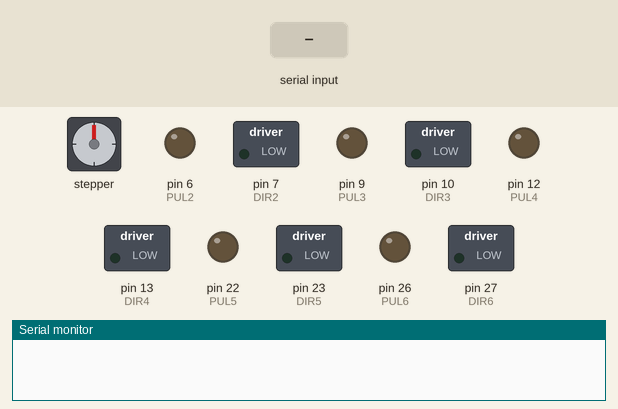
A sketch run on a simulated Arduino Mega 2560, built with avr-gcc and run on an emulated ATmega2560. Shown: stepper motor, switched loads named in the sketch (green lamp = pin HIGH), output pins drawn as LEDs (lit = HIGH), the last lines printed to the serial monitor. Wiring (inferred from the names in the program): stepper motor driver (200 steps per turn assumed): step pin 3; direction pin 4. The inputs (shaded band) are chosen by the test bench. Pins used as bus, display or sensor lines are not drawn.

Above: at 1.2 s.
1.3 s: "1" received over Serial
At 5.6 s:
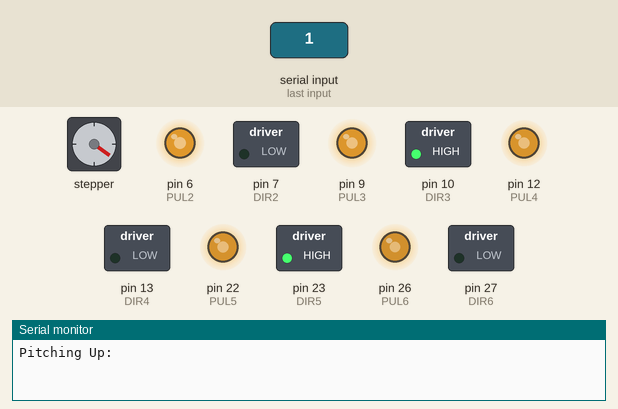
7.3 s: "2" received over Serial
10.3 s: "3" received over Serial
At 12.5 s:
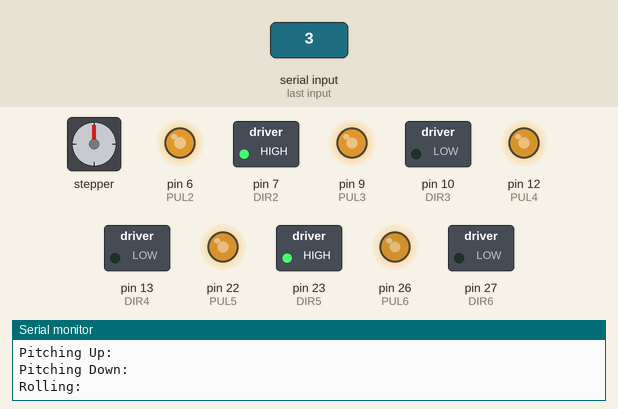
19.3 s: "1" received over Serial
At 23.23 s:
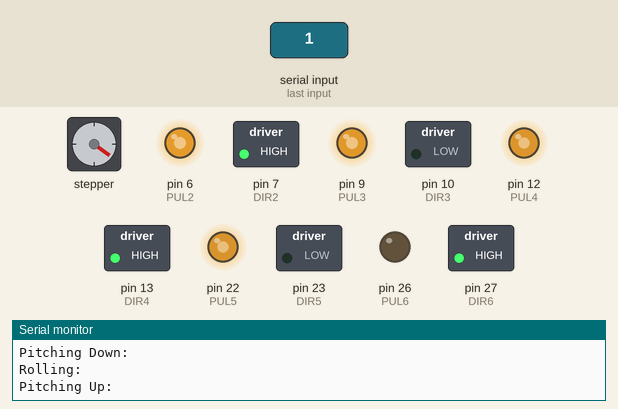
Timing chart, 0 to 23.3 s (numbered marks = the images above; inputs shaded):
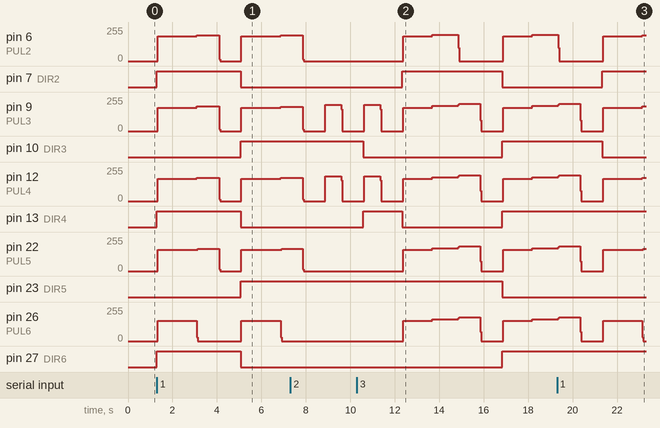

The sketch:

Base_Platform_v3.1.1.ino
```cpp
/*programmer: Pedro Medellin
  Organization: California State University Fullerton
  Project: Base platform for PacMin interactive plane model.
  Version: 3 .1- This version has states for different states of the plane.
  Pitch in both directions and one roll state, as provided.*/

volatile char state;
//steps= 25600
//motor declarations
//motor1
int PUL = 3; //define Pulse pin
int DIR = 4; //define Direction pin
//int ENA=7; //define Enable Pin
/////////
//motor2
int PUL2 = 6; //define Pulse pin
int DIR2 = 7; //define Direction pin
//int ENA2=10; //define Enable Pin
/////////
//motor3
int PUL3 = 9; //define Pulse pin
int DIR3 = 10; //define Direction pin
//int ENA3=24; //define Enable Pin
/////////
//motor4
int PUL4 = 12; //define Pulse pin
int DIR4 = 13; //define Direction pin
//int ENA4=27; //define Enable Pin
/////////
//motor5
int PUL5 = 22; //define Pulse pin
int DIR5 = 23; //define Direction pin
//int ENA5=30; //define Enable Pin
/////////
//motor6
int PUL6 = 26; //define Pulse pin
int DIR6 = 27; //define Direction pin
//int ENA6=33; //define Enable Pin
//////end of motor declaration


void setup() {
  pinMode (PUL, OUTPUT);
  pinMode (DIR, OUTPUT);
  pinMode (PUL2, OUTPUT);
  pinMode (DIR2, OUTPUT);
  pinMode (PUL3, OUTPUT);
  pinMode (DIR3, OUTPUT);
  pinMode (PUL4, OUTPUT);
  pinMode (DIR4, OUTPUT);
  pinMode (PUL5, OUTPUT);
  pinMode (DIR5, OUTPUT);
  pinMode (PUL6, OUTPUT);
  pinMode (DIR6, OUTPUT);
  Serial.begin(9600);
}

void loop() {
  state = Serial.read();
//  while (Serial.available()) {

    if (state == '1') {
      Serial.println("Pitching Up:");
      pitch_U();
      delay(1000);
      neg_pitch_U();
      delay(1000);
    }
    if (state == '2') {
      Serial.println("Pitching Down:");
      pitch_D();
      delay(1000);
      neg_pitch_D();
      delay(1000);
    }
    if (state == '3') {
      Serial.println("Rolling:");
      roll();
      delay(1000);
      neg_roll();
      delay(1000);
    }


//  }
}

//There is something wrong with a couple of these states. The motors stop running despite the fact that they are supposed to be running.
void pitch_D() {
    for (int i = 0; i < 2961*47;) {
    while(i<=2207*47){
      digitalWrite(DIR, HIGH); //dir High = backward motor1
      digitalWrite(PUL, HIGH);
      digitalWrite(DIR2, LOW); //dir High = backward motor1
      digitalWrite(PUL2, HIGH);
      digitalWrite(DIR3, HIGH); //dir High = backward motor1
      digitalWrite(PUL3, HIGH);
      digitalWrite(DIR4, LOW); //dir High = backward motor1
      digitalWrite(PUL4, HIGH);
      digitalWrite(DIR5, HIGH); //dir High = backward motor1
      digitalWrite(PUL5, HIGH);
      digitalWrite(DIR6, LOW); //dir High = backward motor1
      digitalWrite(PUL6, HIGH);
      delayMicroseconds(50);
      digitalWrite(PUL, LOW);
      digitalWrite(PUL2, LOW);
      digitalWrite(PUL3, LOW);
      digitalWrite(PUL4, LOW);
      digitalWrite(PUL5, LOW);
      digitalWrite(PUL6, LOW);
      i++;
      }

      while(i<=2347*47&&i>=2207*47){
      digitalWrite(DIR2, LOW); //dir High = backward motor1
      digitalWrite(PUL2, HIGH);
      digitalWrite(DIR3, HIGH); //dir High = backward motor1
      digitalWrite(PUL3, HIGH);
      digitalWrite(DIR4, LOW); //dir High = backward motor1
      digitalWrite(PUL4, HIGH);
      digitalWrite(DIR5, HIGH); //dir High = backward motor1
      digitalWrite(PUL5, HIGH);

      delayMicroseconds(50);
      digitalWrite(PUL, LOW);
      digitalWrite(PUL2, LOW);
      digitalWrite(PUL3, LOW);
      digitalWrite(PUL4, LOW);
      digitalWrite(PUL5, LOW);
      digitalWrite(PUL6, LOW);
      i++;
      }

      while(i<=2961*47&&i>=2347*47){
      digitalWrite(DIR3, HIGH); //dir High = backward motor1
      digitalWrite(PUL3, HIGH);
      digitalWrite(DIR4, LOW); //dir High = backward motor1
      digitalWrite(PUL4, HIGH);

      delayMicroseconds(50);
      digitalWrite(PUL, LOW);
      digitalWrite(PUL2, LOW);
      digitalWrite(PUL3, LOW);
      digitalWrite(PUL4, LOW);
      digitalWrite(PUL5, LOW);
      digitalWrite(PUL6, LOW);
      i++;
      }
    }
}

void neg_pitch_D() {
  ///////////////////////////////////////////////////
  //reverse pitch down
    for (int i = 0; i < 2961*47;) {
    while(i<=2207*47){
      digitalWrite(DIR, LOW); //dir High = backward motor1
      digitalWrite(PUL, HIGH);

      digitalWrite(DIR2, HIGH); //dir High = backward motor1
      digitalWrite(PUL2, HIGH);

      digitalWrite(DIR3, LOW); //dir High = backward motor1
      digitalWrite(PUL3, HIGH);

      digitalWrite(DIR4, HIGH); //dir High = backward motor1
      digitalWrite(PUL4, HIGH);

      digitalWrite(DIR5, LOW); //dir High = backward motor1
      digitalWrite(PUL5, HIGH);

      digitalWrite(DIR6, HIGH); //dir High = backward motor1
      digitalWrite(PUL6, HIGH);
      delayMicroseconds(50);

      digitalWrite(PUL, LOW);
      digitalWrite(PUL2, LOW);
      digitalWrite(PUL3, LOW);
      digitalWrite(PUL4, LOW);
      digitalWrite(PUL5, LOW);
      digitalWrite(PUL6, LOW);
      i++;
      }

      while(i<=2347*47&&i>=2207*47){
      digitalWrite(DIR2, HIGH); //dir High = backward motor1
      digitalWrite(PUL2, HIGH);

      digitalWrite(DIR3, LOW); //dir High = backward motor1
      digitalWrite(PUL3, HIGH);

      digitalWrite(DIR4, HIGH); //dir High = backward motor1
      digitalWrite(PUL4, HIGH);

      digitalWrite(DIR5, LOW); //dir High = backward motor1
      digitalWrite(PUL5, HIGH);
      delayMicroseconds(50);
      digitalWrite(PUL, LOW);
      digitalWrite(PUL2, LOW);
      digitalWrite(PUL3, LOW);
      digitalWrite(PUL4, LOW);
      digitalWrite(PUL5, LOW);
      digitalWrite(PUL6, LOW);
      i++;
      }

      while(i<=2961*47&&i>=2347*47){
      digitalWrite(DIR3, LOW); //dir High = backward motor1
      digitalWrite(PUL3, HIGH);

      digitalWrite(DIR4, HIGH); //dir High = backward motor1
      digitalWrite(PUL4, HIGH);

      delayMicroseconds(50);
      digitalWrite(PUL, LOW);
      digitalWrite(PUL2, LOW);
      digitalWrite(PUL3, LOW);
      digitalWrite(PUL4, LOW);
      digitalWrite(PUL5, LOW);
      digitalWrite(PUL6, LOW);
      i++;
      }
    }
}
///////////////////////////////////////////////////////////////////////////////
//
void pitch_U() {
  //pitch up
      for (int i = 0; i < 2928*47;) {
    while(i<=1695*47){
      digitalWrite(DIR, LOW); //dir High = backward motor1
      digitalWrite(PUL, HIGH);

      digitalWrite(DIR2, HIGH); //dir High = backward motor1
      digitalWrite(PUL2, HIGH);

      digitalWrite(DIR3, LOW); //dir High = backward motor1
      digitalWrite(PUL3, HIGH);

      digitalWrite(DIR4, HIGH); //dir High = backward motor1
      digitalWrite(PUL4, HIGH);

      digitalWrite(DIR5, LOW); //dir High = backward motor1
      digitalWrite(PUL5, HIGH);

      digitalWrite(DIR6, HIGH); //dir High = backward motor1
      digitalWrite(PUL6, HIGH);
      delayMicroseconds(50);
      digitalWrite(PUL, LOW);
      digitalWrite(PUL2, LOW);
      digitalWrite(PUL3, LOW);
      digitalWrite(PUL4, LOW);
      digitalWrite(PUL5, LOW);
      digitalWrite(PUL6, LOW);
      i++;
      }

      while(i<=1889*47&&i>=1695*47){
      digitalWrite(DIR2, HIGH); //dir High = backward motor1
      digitalWrite(PUL2, HIGH);

      digitalWrite(DIR3, LOW); //dir High = backward motor1
      digitalWrite(PUL3, HIGH);

      digitalWrite(DIR4, HIGH); //dir High = backward motor1
      digitalWrite(PUL4, HIGH);

      digitalWrite(DIR5, LOW); //dir High = backward motor1
      digitalWrite(PUL5, HIGH);
      delayMicroseconds(50);
      digitalWrite(PUL, LOW);
      digitalWrite(PUL2, LOW);
      digitalWrite(PUL3, LOW);
      digitalWrite(PUL4, LOW);
      digitalWrite(PUL5, LOW);
      digitalWrite(PUL6, LOW);
      i++;
      }

      while(i<=2928*47&&i>=1889*47){
      digitalWrite(DIR3, LOW); //dir High = backward motor1
      digitalWrite(PUL3, HIGH);

      digitalWrite(DIR4, HIGH); //dir High = backward motor1
      digitalWrite(PUL4, HIGH);

      delayMicroseconds(50);
      digitalWrite(PUL, LOW);
      digitalWrite(PUL2, LOW);
      digitalWrite(PUL3, LOW);
      digitalWrite(PUL4, LOW);
      digitalWrite(PUL5, LOW);
      digitalWrite(PUL6, LOW);
      i++;
      }
    }
}
////reverse pitchup
void neg_pitch_U() {
        for (int i = 0; i < 2928*47;) {
    while(i<=1695*47){
      digitalWrite(DIR, HIGH); //dir High = backward motor1
      digitalWrite(PUL, HIGH);

      digitalWrite(DIR2, LOW); //dir High = backward motor1
      digitalWrite(PUL2, HIGH);

      digitalWrite(DIR3, HIGH); //dir High = backward motor1
      digitalWrite(PUL3, HIGH);

      digitalWrite(DIR4, LOW); //dir High = backward motor1
      digitalWrite(PUL4, HIGH);

      digitalWrite(DIR5, HIGH); //dir High = backward motor1
      digitalWrite(PUL5, HIGH);

      digitalWrite(DIR6, LOW); //dir High = backward motor1
      digitalWrite(PUL6, HIGH);
      delayMicroseconds(50);
      digitalWrite(PUL, LOW);
      digitalWrite(PUL2, LOW);
      digitalWrite(PUL3, LOW);
      digitalWrite(PUL4, LOW);
      digitalWrite(PUL5, LOW);
      digitalWrite(PUL6, LOW);
      i++;
      }

      while(i<=1889*47&&i>=1695*47){
      digitalWrite(DIR2, LOW); //dir High = backward motor1
      digitalWrite(PUL2, HIGH);

      digitalWrite(DIR3, HIGH); //dir High = backward motor1
      digitalWrite(PUL3, HIGH);

      digitalWrite(DIR4, LOW); //dir High = backward motor1
      digitalWrite(PUL4, HIGH);

      digitalWrite(DIR5, HIGH); //dir High = backward motor1
      digitalWrite(PUL5, HIGH);

      delayMicroseconds(50);
      digitalWrite(PUL, LOW);
      digitalWrite(PUL2, LOW);
      digitalWrite(PUL3, LOW);
      digitalWrite(PUL4, LOW);
      digitalWrite(PUL5, LOW);
      digitalWrite(PUL6, LOW);
      i++;
      }

      while(i<=2928*47&&i>=1889*47){
      digitalWrite(DIR3, HIGH); //dir High = backward motor1
      digitalWrite(PUL3, HIGH);
      digitalWrite(DIR4, HIGH); //dir High = backward motor1
      digitalWrite(PUL4, HIGH);

      delayMicroseconds(50);
      digitalWrite(PUL, LOW);
      digitalWrite(PUL2, LOW);
      digitalWrite(PUL3, LOW);
      digitalWrite(PUL4, LOW);
      digitalWrite(PUL5, LOW);
      digitalWrite(PUL6, LOW);
      i++;
      }
    }
}///////////////////////////////////////////////////////////////////

////ROLL
void roll() {
for (int i = 0; i < 1450*47;) {
    while(i<=225*47){
      digitalWrite(DIR, HIGH); //dir High = backward motor1
      digitalWrite(PUL, HIGH);

      digitalWrite(DIR2, HIGH); //dir High = backward motor1
      digitalWrite(PUL2, HIGH);

      digitalWrite(DIR3, LOW); //dir High = backward motor1
      digitalWrite(PUL3, HIGH);

      digitalWrite(DIR4, LOW); //dir High = backward motor1
      digitalWrite(PUL4, HIGH);

      digitalWrite(DIR5, HIGH); //dir High = backward motor1
      digitalWrite(PUL5, HIGH);

      digitalWrite(DIR6, LOW); //dir High = backward motor1
      digitalWrite(PUL6, HIGH);
      delayMicroseconds(50);
      digitalWrite(PUL, LOW);
      digitalWrite(PUL2, LOW);
      digitalWrite(PUL3, LOW);
      digitalWrite(PUL4, LOW);
      digitalWrite(PUL5, LOW);
      digitalWrite(PUL6, LOW);
      i++;
      }

      while(i<=440*47&&i>=225*47){
      digitalWrite(DIR2, HIGH); //dir High = backward motor1
      digitalWrite(PUL2, HIGH);

      digitalWrite(DIR3, LOW); //dir High = backward motor1
      digitalWrite(PUL3, HIGH);

      digitalWrite(DIR4, LOW); //dir High = backward motor1
      digitalWrite(PUL4, HIGH);

      digitalWrite(DIR5, HIGH); //dir High = backward motor1
      digitalWrite(PUL5, HIGH);

      digitalWrite(DIR6, LOW); //dir High = backward motor1
      digitalWrite(PUL6, HIGH);
      delayMicroseconds(50);
      digitalWrite(PUL, LOW);
      digitalWrite(PUL2, LOW);
      digitalWrite(PUL3, LOW);
      digitalWrite(PUL4, LOW);
      digitalWrite(PUL5, LOW);
      digitalWrite(PUL6, LOW);
      i++;
      }

      while(i<=637*47&&i>=440*47){
      digitalWrite(DIR3, LOW); //dir High = backward motor1
      digitalWrite(PUL3, HIGH);

      digitalWrite(DIR4, LOW); //dir High = backward motor1
      digitalWrite(PUL4, HIGH);

      digitalWrite(DIR5, HIGH); //dir High = backward motor1
      digitalWrite(PUL5, HIGH);

      digitalWrite(DIR6, LOW); //dir High = backward motor1
      digitalWrite(PUL6, HIGH);
      delayMicroseconds(50);
      digitalWrite(PUL, LOW);
      digitalWrite(PUL2, LOW);
      digitalWrite(PUL3, LOW);
      digitalWrite(PUL4, LOW);
      digitalWrite(PUL5, LOW);
      digitalWrite(PUL6, LOW);
      i++;
      }

      while(i<=809*47&&i>=637*47){
      digitalWrite(DIR4, LOW); //dir High = backward motor1
      digitalWrite(PUL4, HIGH);

      digitalWrite(DIR5, HIGH); //dir High = backward motor1
      digitalWrite(PUL5, HIGH);

      digitalWrite(DIR6, LOW); //dir High = backward motor1
      digitalWrite(PUL6, HIGH);
      delayMicroseconds(50);
      digitalWrite(PUL, LOW);
      digitalWrite(PUL2, LOW);
      digitalWrite(PUL3, LOW);
      digitalWrite(PUL4, LOW);
      digitalWrite(PUL5, LOW);
      digitalWrite(PUL6, LOW);
      i++;
      }

      while(i<=1058*47&&i>=809*47){

      digitalWrite(DIR4, LOW); //dir High = backward motor1
      digitalWrite(PUL4, HIGH);

      digitalWrite(DIR5, HIGH); //dir High = backward motor1
      digitalWrite(PUL5, HIGH);

      delayMicroseconds(50);
      digitalWrite(PUL, LOW);
      digitalWrite(PUL2, LOW);
      digitalWrite(PUL3, LOW);
      digitalWrite(PUL4, LOW);
      digitalWrite(PUL5, LOW);
      digitalWrite(PUL6, LOW);
      i++;
      }

      while(i<=1450*47&&i>=1058*47){
       digitalWrite(DIR5, HIGH); //dir High = backward motor1
       digitalWrite(PUL5, HIGH);

      delayMicroseconds(50);
      digitalWrite(PUL, LOW);
      digitalWrite(PUL2, LOW);
      digitalWrite(PUL3, LOW);
      digitalWrite(PUL4, LOW);
      digitalWrite(PUL5, LOW);
      digitalWrite(PUL6, LOW);
      i++;
      }
    }
}
////negative ROLL
void neg_roll() {
for (int i = 0; i < 1450*47;) {
    while(i<=225*47){
      digitalWrite(DIR, LOW); //dir High = backward motor1
      digitalWrite(PUL, HIGH);

      digitalWrite(DIR2, LOW); //dir High = backward motor1
      digitalWrite(PUL2, HIGH);

      digitalWrite(DIR3, HIGH); //dir High = backward motor1
      digitalWrite(PUL3, HIGH);

      digitalWrite(DIR4, HIGH); //dir High = backward motor1
      digitalWrite(PUL4, HIGH);

      digitalWrite(DIR5, LOW); //dir High = backward motor1
      digitalWrite(PUL5, HIGH);

      digitalWrite(DIR6, HIGH); //dir High = backward motor1
      digitalWrite(PUL6, HIGH);

      delayMicroseconds(50);
      digitalWrite(PUL, LOW);
      digitalWrite(PUL2, LOW);
      digitalWrite(PUL3, LOW);
      digitalWrite(PUL4, LOW);
      digitalWrite(PUL5, LOW);
      digitalWrite(PUL6, LOW);
      i++;
      }

      while(i<=440*47&&i>=225*47){
      digitalWrite(DIR2, LOW); //dir High = backward motor1
      digitalWrite(PUL2, HIGH);

      digitalWrite(DIR3, HIGH); //dir High = backward motor1
      digitalWrite(PUL3, HIGH);

      digitalWrite(DIR4, HIGH); //dir High = backward motor1
      digitalWrite(PUL4, HIGH);

      digitalWrite(DIR5, LOW); //dir High = backward motor1
      digitalWrite(PUL5, HIGH);

      digitalWrite(DIR6, HIGH); //dir High = backward motor1
      digitalWrite(PUL6, HIGH);

      delayMicroseconds(50);
      digitalWrite(PUL, LOW);
      digitalWrite(PUL2, LOW);
      digitalWrite(PUL3, LOW);
      digitalWrite(PUL4, LOW);
      digitalWrite(PUL5, LOW);
      digitalWrite(PUL6, LOW);
      i++;
      }

      while(i<=637*47&&i>=440*47){
      digitalWrite(DIR3, HIGH); //dir High = backward motor1
      digitalWrite(PUL3, HIGH);

      digitalWrite(DIR4, HIGH); //dir High = backward motor1
      digitalWrite(PUL4, HIGH);

      digitalWrite(DIR5, LOW); //dir LOW = backward motor1
      digitalWrite(PUL5, HIGH);

      digitalWrite(DIR6, HIGH); //dir High = backward motor1
      digitalWrite(PUL6, HIGH);
      delayMicroseconds(50);
      digitalWrite(PUL, LOW);
      digitalWrite(PUL2, LOW);
      digitalWrite(PUL3, LOW);
      digitalWrite(PUL4, LOW);
      digitalWrite(PUL5, LOW);
      digitalWrite(PUL6, LOW);
      i++;
      }

      while(i<=809*47&&i>=637*47){
      digitalWrite(DIR4, HIGH); //dir High = backward motor1
      digitalWrite(PUL4, HIGH);

      digitalWrite(DIR5, LOW); //dir High = backward motor1
      digitalWrite(PUL5, HIGH);

      digitalWrite(DIR6, HIGH); //dir High = backward motor1
      digitalWrite(PUL6, HIGH);

      digitalWrite(PUL, LOW);
      digitalWrite(PUL2, LOW);
      digitalWrite(PUL3, LOW);
      digitalWrite(PUL4, LOW);
      digitalWrite(PUL5, LOW);
      digitalWrite(PUL6, LOW);
      i++;
      }

      while(i<=1058*47&&i>=809*47){

      digitalWrite(DIR4, HIGH); //dir High = backward motor1
      digitalWrite(PUL4, HIGH);

      digitalWrite(DIR5, LOW); //dir High = backward motor1
      digitalWrite(PUL5, HIGH);

      delayMicroseconds(50);
      digitalWrite(PUL, LOW);
      digitalWrite(PUL2, LOW);
      digitalWrite(PUL3, LOW);
      digitalWrite(PUL4, LOW);
      digitalWrite(PUL5, LOW);
      digitalWrite(PUL6, LOW);
      i++;
      }

      while(i<=1450*47&&i>=1058*47){
       digitalWrite(DIR5, LOW); //dir High = backward motor1
       digitalWrite(PUL5, HIGH);

      delayMicroseconds(50);
      digitalWrite(PUL, LOW);
      digitalWrite(PUL2, LOW);
      digitalWrite(PUL3, LOW);
      digitalWrite(PUL4, LOW);
      digitalWrite(PUL5, LOW);
      digitalWrite(PUL6, LOW);
      i++;
      }
    }
}

void freeMove(){
for (int i = 0; i < 2961*47;) {
    while(i<=2207*47){
      digitalWrite(DIR, HIGH); //dir High = backward motor1
      digitalWrite(PUL, HIGH);

      digitalWrite(DIR2, LOW); //dir High = backward motor1
      digitalWrite(PUL2, HIGH);

      digitalWrite(DIR3, HIGH); //dir High = backward motor1
      digitalWrite(PUL3, HIGH);

      digitalWrite(DIR4, LOW); //dir High = backward motor1
      digitalWrite(PUL4, HIGH);

      digitalWrite(DIR5, HIGH); //dir High = backward motor1
      digitalWrite(PUL5, HIGH);

      digitalWrite(DIR6, LOW); //dir High = backward motor1
      digitalWrite(PUL6, HIGH);
      delayMicroseconds(50);
      digitalWrite(PUL, LOW);
      digitalWrite(PUL2, LOW);
      digitalWrite(PUL3, LOW);
      digitalWrite(PUL4, LOW);
      digitalWrite(PUL5, LOW);
      digitalWrite(PUL6, LOW);
      i++;
      }}
      }
```

Measured:
- after the input at 1.3 s, pin 6 (PUL2): 0/255 → 185/255 at once, → 194/255 1.8 s later, → 0/255 1.0 s later, → 185/255 1.0 s later, … (5 changes in this stretch); pin 7 (DIR2): LOW → HIGH at once, → LOW 3.8 s later
- after the input at 10.3 s, pin 6 (PUL2): 0/255 → 185/255 after 2.1 s, → 198/255 1.3 s later, → 0/255 1.2 s later, → 185/255 2.0 s later, … (5 changes in this stretch); pin 7 (DIR2): LOW → HIGH after 2.0 s, → LOW 4.5 s later
- after the input at 19.3 s, pin 7 (DIR2): LOW → HIGH after 2.0 s; pin 10 (DIR3): HIGH → LOW after 2.0 s; stepper: keeps turning counter-clockwise at about 14386°/s, starting after 2.0 s
